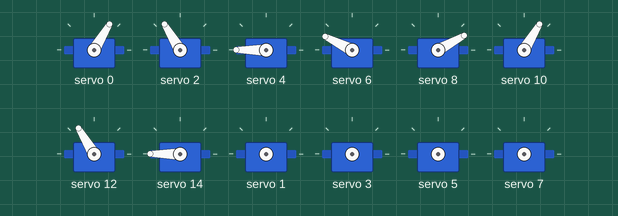
A sketch run on a simulated Arduino Uno, built with avr-gcc and run on an emulated ATmega328P. On the bench: 12 × servo.

Above: at 0.05 s.
At 2.05 s:
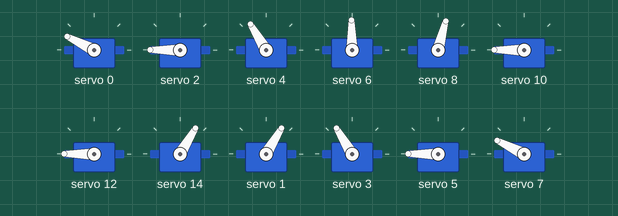
At 4.0 s:
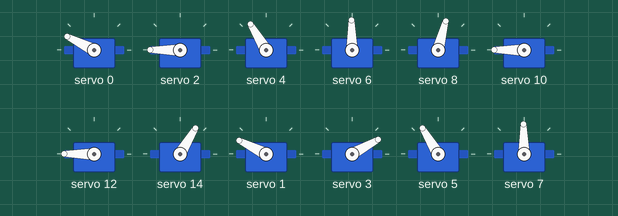
Timing chart, 0 to 5.2 s (numbered marks = the images above):
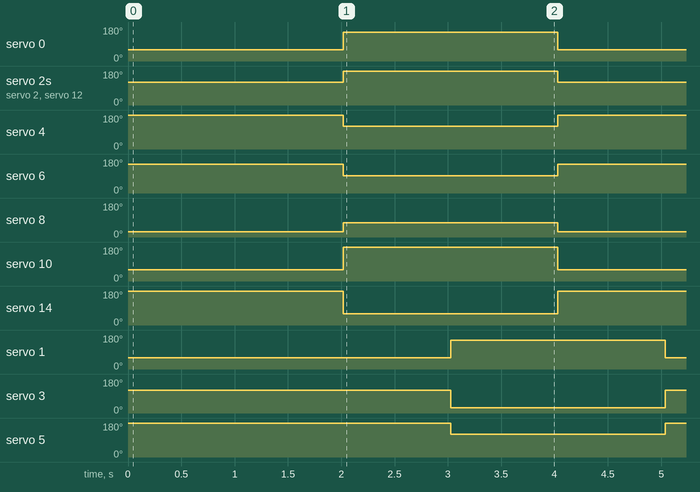

The sketch:

pos_diferentes_16_servos.ino
```cpp
#include <Wire.h>
#include <Adafruit_PWMServoDriver.h>

Adafruit_PWMServoDriver servos = Adafruit_PWMServoDriver(0x40);

/*unsigned int pos0=500; // ancho de pulso en cuentas para pocicion 0°
unsigned int pos180=2500; // ancho de pulso en cuentas para la pocicion 180°*/

unsigned int pos0=172; // ancho de pulso en cuentas para pocicion 0°
unsigned int pos180=565; // ancho de pulso en cuentas para la pocicion 180°

void setup() {
  servos.begin();
  servos.setPWMFreq(50); //Frecuecia PWM de 60Hz o T=16,66ms
}

void setServo(uint8_t n_servo, int angulo) {
  int duty;
  duty=map(angulo,0,180,pos0, pos180);
  servos.setPWM(n_servo, 0, duty);
}

void loop() {

    //Pares
    setServo(0,30);
    setServo(2,90);
    setServo(4,180);
    setServo(6,120);
    setServo(8,0);
    setServo(10,30);
    setServo(12,90);
    setServo(14,170);

    delay(1000);

    //Impares
    setServo(1,30);
    setServo(3,90);
    setServo(5,180);
    setServo(7,120);
    setServo(9,30);
    setServo(11,90);
    setServo(13,180);
    setServo(15,120);

    delay(1000);
    //Pares
    setServo(0,120);
    setServo(2,180);
    setServo(4,90);
    setServo(6,60);
    setServo(8,45);
    setServo(10,160);
    setServo(12,170);
    setServo(14,30);

    delay(1000);
    //Impares
    setServo(1,120);
    setServo(3,0);
    setServo(5,90);
    setServo(7,60);
    setServo(9,120);
    setServo(11,180);
    setServo(13,0);
    setServo(15,30);
    delay(1000);

}
```

Measured:
- by itself, servo 0, servo 1: alternates 153° for 2.0 s and 59° for 2.0 s
- by itself, servo 2, servo 4, servo 12, servo 5: alternates 180° for 2.0 s and 121° for 2.0 s
- by itself, servo 6, servo 7: alternates 153° for 2.0 s and 91° for 2.0 s
- by itself, servo 8: alternates 75° for 2.0 s and 29° for 2.0 s
- by itself, servo 10, servo 14: alternates 180° for 2.0 s and 59° for 2.0 s
- by itself, servo 3: alternates 121° for 2.0 s and 29° for 2.0 s
